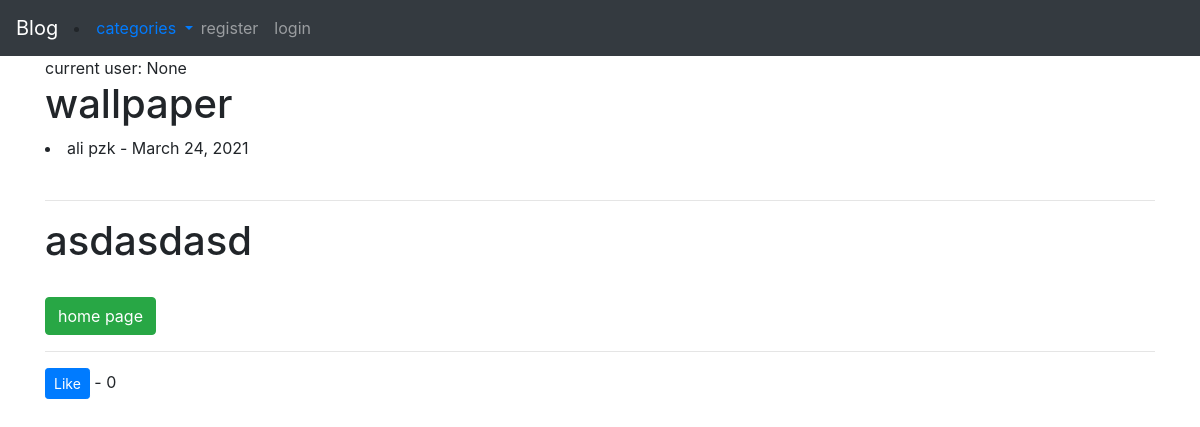
Page /article/17 on the earlier database version.
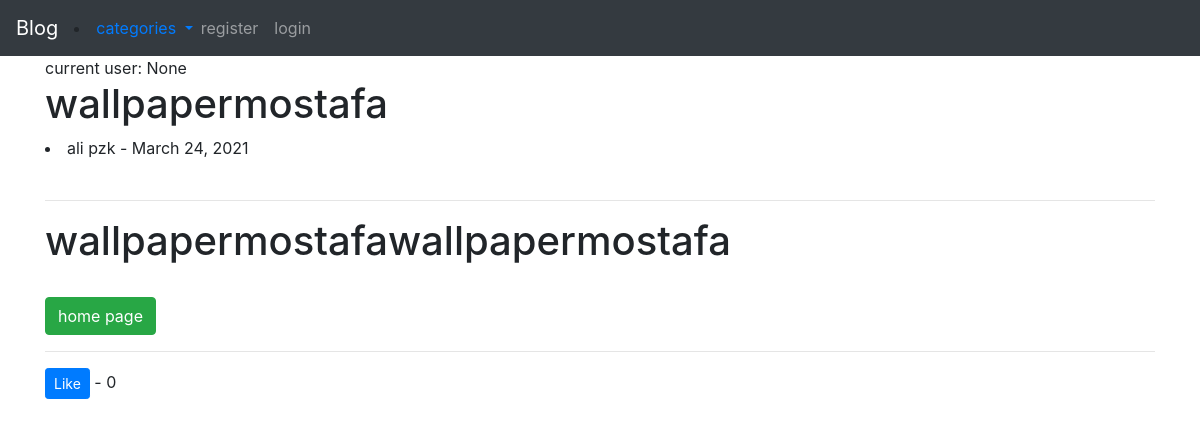
Same page on the later database version.
### MyBlog/models.py (models this page shows, shortened)
class Post(models.Model):
    title = models.CharField(max_length=260)
    title_tag = models.CharField(max_length=250)
    author = models.ForeignKey(User, on_delete=models.CASCADE)
    body = RichTextField(blank=True, null=True)
    post_date = models.DateField(auto_now_add=True)
    category = models.CharField(max_length=260, default=None)
    snippet = models.CharField(max_length=260, default='for Snippet')
    likes = models.ManyToManyField(User, related_name='blog_post')
    def total_likes(self):
        return self.likes.count()

### MyBlog/views.py (the view)
# urls.py: path('article/<int:pk>', ArticleDetailView.as_view(), name="article-view"),
class ArticleDetailView(DetailView):
    model = Post
    template_name = 'article_details.html'
    def get_context_data(self, *args, **kwargs):
        name_menu = Category.objects.all()
        context = super(ArticleDetailView, self).get_context_data(*args, **kwargs)
        stuf = get_object_or_404(Post, id = self.kwargs['pk'])
        total_likes = stuf.total_likes()
        liked = False
        if stuf.likes.filter(id=self.request.user.id).exists():
            liked = True
        context["name_menu"] = name_menu
        context["liked"] = liked
        context["total_likes"] = total_likes
        return context

### MyBlog/models.py (called while the page is built)
    def __str__(self):
        return self.name

### templates/article_details.html (shortened to what this page needs)
{% extends 'base.html' %}
{% block content %}
    current user: {{ user.id }}
    <h1>{{ post.title }}</h1>
    <li>{{ post.author.first_name }}
        {{ post.author.last_name }}
        - {{ post.post_date }} </li><br>
    <hr>
    {{ post.body|safe }}<br>
    <a href="{% url 'home' %}" class="btn btn-success"> home page</a>
    <br>
    <hr>
    <form action="{% url "like_post" post.pk %}" method="post">
        {% if liked %}
            <button type="submit" name="post_id" value="{{ post.id }}" class="btn btn-danger btn-sm">
                Un Like
            </button>
        {% else %}
            <button type="submit" name="post_id" value="{{ post.id }}" class="btn btn-primary btn-sm">
                Like
            </button>
        {% endif %}
        - {{ total_likes }}
    </form>
{% endblock %}

Differences in the rows shown:
changed Post "ali": title "wallpaper" → "wallpapermostafa"; body "asdasdasd" → "wallpapermostafawallpapermostafa"
